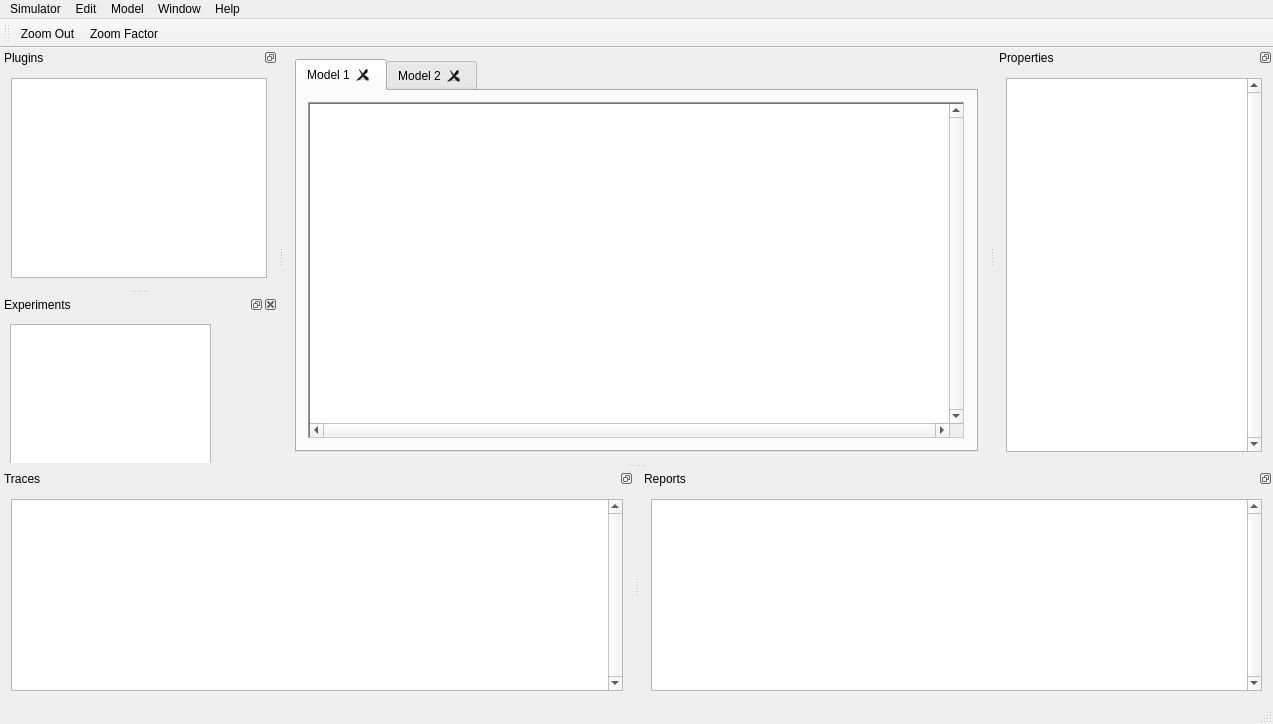
<?xml version="1.0" encoding="UTF-8"?>
<ui version="4.0">
 <author>Rafael Luiz Cancian</author>
 <class>MainWindow</class>
 <widget class="QMainWindow" name="MainWindow">
  <property name="geometry">
   <rect>
    <x>0</x>
    <y>0</y>
    <width>1273</width>
    <height>724</height>
   </rect>
  </property>
  <property name="windowTitle">
   <string>GenESyS -- Generic and Expansible System Simulator</string>
  </property>
  <property name="locale">
   <locale language="English" country="UnitedStates"/>
  </property>
  <widget class="QWidget" name="centralWidget">
   <layout class="QGridLayout" name="gridLayout">
    <item row="0" column="0">
     <widget class="QTabWidget" name="tabWidgetModels">
      <property name="tabPosition">
       <enum>QTabWidget::North</enum>
      </property>
      <property name="tabShape">
       <enum>QTabWidget::Rounded</enum>
      </property>
      <property name="currentIndex">
       <number>0</number>
      </property>
      <property name="tabsClosable">
       <bool>true</bool>
      </property>
      <property name="movable">
       <bool>true</bool>
      </property>
      <widget class="QWidget" name="tabModel1">
       <attribute name="title">
        <string>Model 1</string>
       </attribute>
       <layout class="QHBoxLayout" name="horizontalLayout">
        <item>
         <widget class="QGraphicsView" name="graphicsView">
          <property name="frameShape">
           <enum>QFrame::WinPanel</enum>
          </property>
          <property name="frameShadow">
           <enum>QFrame::Sunken</enum>
          </property>
          <property name="lineWidth">
           <number>2</number>
          </property>
          <property name="midLineWidth">
           <number>1</number>
          </property>
          <property name="verticalScrollBarPolicy">
           <enum>Qt::ScrollBarAlwaysOn</enum>
          </property>
          <property name="horizontalScrollBarPolicy">
           <enum>Qt::ScrollBarAlwaysOn</enum>
          </property>
          <property name="backgroundBrush">
           <brush brushstyle="SolidPattern">
            <color alpha="255">
             <red>238</red>
             <green>238</green>
             <blue>238</blue>
            </color>
           </brush>
          </property>
          <property name="dragMode">
           <enum>QGraphicsView::NoDrag</enum>
          </property>
         </widget>
        </item>
       </layout>
      </widget>
      <widget class="QWidget" name="tabModel2">
       <attribute name="title">
        <string>Model 2</string>
       </attribute>
       <layout class="QHBoxLayout" name="horizontalLayout_2"/>
      </widget>
     </widget>
    </item>
   </layout>
  </widget>
  <widget class="QMenuBar" name="menuBar">
   <property name="geometry">
    <rect>
     <x>0</x>
     <y>0</y>
     <width>1273</width>
     <height>24</height>
    </rect>
   </property>
   <widget class="QMenu" name="menuEdit">
    <property name="title">
     <string>Edit</string>
    </property>
    <addaction name="actionUndo"/>
    <addaction name="actionRedo"/>
    <addaction name="separator"/>
    <addaction name="actionCut"/>
    <addaction name="actionCopy"/>
    <addaction name="actionPaste"/>
    <addaction name="separator"/>
    <addaction name="actionFind"/>
    <addaction name="actionReplace"/>
   </widget>
   <widget class="QMenu" name="menuModel">
    <property name="enabled">
     <bool>true</bool>
    </property>
    <property name="title">
     <string>Model</string>
    </property>
    <widget class="QMenu" name="menuView_2">
     <property name="title">
      <string>View</string>
     </property>
     <addaction name="actionZoom_In_2"/>
     <addaction name="actionZoom_Out_2"/>
     <addaction name="actionZoom_Facot"/>
     <addaction name="separator"/>
     <addaction name="actionGrid_2"/>
     <addaction name="actionSnap_2"/>
     <addaction name="separator"/>
     <addaction name="actionArranje"/>
     <addaction name="actionGroup_2"/>
    </widget>
    <addaction name="actionInformation_2"/>
    <addaction name="actionSimulation"/>
    <addaction name="separator"/>
    <addaction name="actionComponents_3"/>
    <addaction name="actionElements_3"/>
    <addaction name="separator"/>
    <addaction name="actionSave_2"/>
    <addaction name="separator"/>
    <addaction name="menuView_2"/>
   </widget>
   <widget class="QMenu" name="menuWindow">
    <property name="title">
     <string>Window</string>
    </property>
    <addaction name="actionComponents"/>
    <addaction name="actionElements"/>
    <addaction name="actionProperties"/>
    <addaction name="actionEditor"/>
    <addaction name="actionConsole"/>
    <addaction name="separator"/>
    <addaction name="actionModels"/>
    <addaction name="separator"/>
    <addaction name="actionArranje_2"/>
   </widget>
   <widget class="QMenu" name="menuHelp">
    <property name="title">
     <string>Help</string>
    </property>
    <addaction name="actionDocumentation"/>
    <addaction name="actionSupport"/>
    <addaction name="separator"/>
    <addaction name="actionAbout"/>
   </widget>
   <widget class="QMenu" name="menuSimulator">
    <property name="title">
     <string>Simulator</string>
    </property>
    <addaction name="separator"/>
    <addaction name="actionPlugins_2"/>
    <addaction name="actionExperiments"/>
    <addaction name="actionModels_2"/>
    <addaction name="separator"/>
    <addaction name="actionPreferences_2"/>
    <addaction name="separator"/>
    <addaction name="actionExit_2"/>
   </widget>
   <addaction name="menuSimulator"/>
   <addaction name="menuEdit"/>
   <addaction name="menuModel"/>
   <addaction name="menuWindow"/>
   <addaction name="menuHelp"/>
  </widget>
  <widget class="QStatusBar" name="statusBar"/>
  <widget class="QToolBar" name="toolBar">
   <property name="windowTitle">
    <string>toolBar</string>
   </property>
   <attribute name="toolBarArea">
    <enum>TopToolBarArea</enum>
   </attribute>
   <attribute name="toolBarBreak">
    <bool>false</bool>
   </attribute>
   <addaction name="actionZoom_Out"/>
   <addaction name="actionZoom_Factor"/>
  </widget>
  <widget class="QDockWidget" name="dockWidgetPlugins">
   <property name="autoFillBackground">
    <bool>false</bool>
   </property>
   <property name="features">
    <set>QDockWidget::DockWidgetFloatable|QDockWidget::DockWidgetMovable</set>
   </property>
   <property name="windowTitle">
    <string>Plugins</string>
   </property>
   <attribute name="dockWidgetArea">
    <number>1</number>
   </attribute>
   <widget class="QWidget" name="dockWidgetPlugins_2">
    <layout class="QVBoxLayout" name="verticalLayout">
     <item>
      <widget class="QListWidget" name="listWidget_Plugins"/>
     </item>
    </layout>
   </widget>
  </widget>
  <widget class="QDockWidget" name="dockWidgetProperties">
   <property name="features">
    <set>QDockWidget::DockWidgetFloatable|QDockWidget::DockWidgetMovable</set>
   </property>
   <property name="windowTitle">
    <string>Properties</string>
   </property>
   <attribute name="dockWidgetArea">
    <number>2</number>
   </attribute>
   <widget class="QWidget" name="dockWidgetContents_Properties">
    <layout class="QVBoxLayout" name="verticalLayout_3">
     <item>
      <widget class="QTableView" name="tableView_Properties">
       <property name="verticalScrollBarPolicy">
        <enum>Qt::ScrollBarAlwaysOn</enum>
       </property>
       <property name="horizontalScrollBarPolicy">
        <enum>Qt::ScrollBarAsNeeded</enum>
       </property>
      </widget>
     </item>
    </layout>
   </widget>
  </widget>
  <widget class="QDockWidget" name="dockWidgetConsole">
   <property name="floating">
    <bool>false</bool>
   </property>
   <property name="features">
    <set>QDockWidget::DockWidgetFloatable|QDockWidget::DockWidgetMovable</set>
   </property>
   <property name="allowedAreas">
    <set>Qt::AllDockWidgetAreas</set>
   </property>
   <property name="windowTitle">
    <string>Traces</string>
   </property>
   <attribute name="dockWidgetArea">
    <number>8</number>
   </attribute>
   <widget class="QWidget" name="dockWidgetContents_Console">
    <layout class="QVBoxLayout" name="verticalLayout_4">
     <item>
      <widget class="QTextEdit" name="textEdit_Console">
       <property name="sizePolicy">
        <sizepolicy hsizetype="Expanding" vsizetype="Preferred">
         <horstretch>0</horstretch>
         <verstretch>0</verstretch>
        </sizepolicy>
       </property>
       <property name="verticalScrollBarPolicy">
        <enum>Qt::ScrollBarAlwaysOn</enum>
       </property>
       <property name="lineWrapMode">
        <enum>QTextEdit::NoWrap</enum>
       </property>
       <property name="readOnly">
        <bool>true</bool>
       </property>
       <property name="textInteractionFlags">
        <set>Qt::NoTextInteraction</set>
       </property>
      </widget>
     </item>
    </layout>
   </widget>
  </widget>
  <widget class="QDockWidget" name="dockWidgetReports">
   <property name="features">
    <set>QDockWidget::DockWidgetFloatable|QDockWidget::DockWidgetMovable</set>
   </property>
   <property name="windowTitle">
    <string>Reports</string>
   </property>
   <attribute name="dockWidgetArea">
    <number>8</number>
   </attribute>
   <widget class="QWidget" name="dockWidgetContents_Reports">
    <layout class="QVBoxLayout" name="verticalLayout_5">
     <item>
      <widget class="QTextEdit" name="textEdit_Report">
       <property name="sizePolicy">
        <sizepolicy hsizetype="Expanding" vsizetype="Preferred">
         <horstretch>0</horstretch>
         <verstretch>0</verstretch>
        </sizepolicy>
       </property>
       <property name="verticalScrollBarPolicy">
        <enum>Qt::ScrollBarAlwaysOn</enum>
       </property>
      </widget>
     </item>
    </layout>
   </widget>
  </widget>
  <widget class="QDockWidget" name="dockWidgetExperiments">
   <property name="windowTitle">
    <string>Experiments</string>
   </property>
   <attribute name="dockWidgetArea">
    <number>1</number>
   </attribute>
   <widget class="QWidget" name="dockWidgetContents_Experiments">
    <property name="minimumSize">
     <size>
      <width>0</width>
      <height>144</height>
     </size>
    </property>
    <widget class="QListWidget" name="listWidget_Experiments">
     <property name="geometry">
      <rect>
       <x>10</x>
       <y>10</y>
       <width>201</width>
       <height>161</height>
      </rect>
     </property>
     <property name="autoFillBackground">
      <bool>false</bool>
     </property>
    </widget>
   </widget>
  </widget>
  <action name="actionNew">
   <property name="icon">
    <iconset>
     <normaloff>:/rec/resources/icons/pack2/png/24x24/60.png</normaloff>:/rec/resources/icons/pack2/png/24x24/60.png</iconset>
   </property>
   <property name="text">
    <string>New</string>
   </property>
   <property name="toolTip">
    <string>New simulation model</string>
   </property>
  </action>
  <action name="actionOpen">
   <property name="icon">
    <iconset>
     <normaloff>:/rec/resources/icons/pack2/png/24x24/52.png</normaloff>:/rec/resources/icons/pack2/png/24x24/52.png</iconset>
   </property>
   <property name="text">
    <string>Open</string>
   </property>
   <property name="shortcut">
    <string>Ctrl+O</string>
   </property>
  </action>
  <action name="actionClose">
   <property name="enabled">
    <bool>true</bool>
   </property>
   <property name="icon">
    <iconset>
     <normaloff>:/rec/resources/icons/pack3/png/24x24/Close.png</normaloff>:/rec/resources/icons/pack3/png/24x24/Close.png</iconset>
   </property>
   <property name="text">
    <string>Close</string>
   </property>
   <property name="shortcut">
    <string>Ctrl+W</string>
   </property>
  </action>
  <action name="actionSave">
   <property name="enabled">
    <bool>true</bool>
   </property>
   <property name="icon">
    <iconset>
     <normaloff>:/rec/resources/icons/pack3/png/24x24/Save.png</normaloff>:/rec/resources/icons/pack3/png/24x24/Save.png</iconset>
   </property>
   <property name="text">
    <string>Save</string>
   </property>
   <property name="shortcut">
    <string>Ctrl+S</string>
   </property>
  </action>
  <action name="actionSave_as">
   <property name="enabled">
    <bool>true</bool>
   </property>
   <property name="icon">
    <iconset>
     <normaloff>:/rec/resources/icons/pack2/png/24x24/86.png</normaloff>:/rec/resources/icons/pack2/png/24x24/86.png</iconset>
   </property>
   <property name="text">
    <string>Save all</string>
   </property>
   <property name="shortcut">
    <string>Ctrl+A</string>
   </property>
  </action>
  <action name="actionExit">
   <property name="icon">
    <iconset>
     <normaloff>:/rec/resources/icons/pack3/png/24x24/Door.png</normaloff>:/rec/resources/icons/pack3/png/24x24/Door.png</iconset>
   </property>
   <property name="text">
    <string>Exit</string>
   </property>
   <property name="shortcut">
    <string>Ctrl+F4</string>
   </property>
  </action>
  <action name="actionUndo">
   <property name="enabled">
    <bool>false</bool>
   </property>
   <property name="icon">
    <iconset>
     <normaloff>:/rec/resources/icons/pack3/png/24x24/Undo.png</normaloff>:/rec/resources/icons/pack3/png/24x24/Undo.png</iconset>
   </property>
   <property name="text">
    <string>Undo</string>
   </property>
   <property name="shortcut">
    <string>Ctrl+Z</string>
   </property>
  </action>
  <action name="actionRedo">
   <property name="enabled">
    <bool>false</bool>
   </property>
   <property name="icon">
    <iconset>
     <normaloff>:/rec/resources/icons/pack3/png/24x24/Redo.png</normaloff>:/rec/resources/icons/pack3/png/24x24/Redo.png</iconset>
   </property>
   <property name="text">
    <string>Redo</string>
   </property>
   <property name="shortcut">
    <string>Ctrl+Shift+Z</string>
   </property>
  </action>
  <action name="actionCut">
   <property name="enabled">
    <bool>false</bool>
   </property>
   <property name="icon">
    <iconset>
     <normaloff>:/rec/resources/icons/pack3/png/24x24/Cut.png</normaloff>:/rec/resources/icons/pack3/png/24x24/Cut.png</iconset>
   </property>
   <property name="text">
    <string>Cut</string>
   </property>
   <property name="shortcut">
    <string>Ctrl+X</string>
   </property>
  </action>
  <action name="actionCopy">
   <property name="enabled">
    <bool>false</bool>
   </property>
   <property name="icon">
    <iconset>
     <normaloff>:/rec/resources/icons/pack3/png/24x24/Copy.png</normaloff>:/rec/resources/icons/pack3/png/24x24/Copy.png</iconset>
   </property>
   <property name="text">
    <string>Copy</string>
   </property>
   <property name="shortcut">
    <string>Ctrl+C</string>
   </property>
  </action>
  <action name="actionPaste">
   <property name="enabled">
    <bool>false</bool>
   </property>
   <property name="icon">
    <iconset>
     <normaloff>:/rec/resources/icons/pack3/png/24x24/Paste.png</normaloff>:/rec/resources/icons/pack3/png/24x24/Paste.png</iconset>
   </property>
   <property name="text">
    <string>Paste</string>
   </property>
   <property name="shortcut">
    <string>Ctrl+V</string>
   </property>
  </action>
  <action name="actionFind">
   <property name="icon">
    <iconset>
     <normaloff>:/rec/resources/icons/pack3/png/24x24/Find.png</normaloff>:/rec/resources/icons/pack3/png/24x24/Find.png</iconset>
   </property>
   <property name="text">
    <string>Find</string>
   </property>
   <property name="shortcut">
    <string>Ctrl+F</string>
   </property>
  </action>
  <action name="actionReplace">
   <property name="icon">
    <iconset>
     <normaloff>:/rec/resources/icons/pack3/png/24x24/View.png</normaloff>:/rec/resources/icons/pack3/png/24x24/View.png</iconset>
   </property>
   <property name="text">
    <string>Replace</string>
   </property>
   <property name="shortcut">
    <string>Ctrl+H</string>
   </property>
  </action>
  <action name="actionGroup">
   <property name="text">
    <string>Group</string>
   </property>
  </action>
  <action name="actionZoom_In">
   <property name="icon">
    <iconset>
     <normaloff>:/rec/resources/icons/pack3/png/24x24/Zoom.png</normaloff>:/rec/resources/icons/pack3/png/24x24/Zoom.png</iconset>
   </property>
   <property name="text">
    <string>Zoom In</string>
   </property>
   <property name="shortcut">
    <string>Ctrl+=</string>
   </property>
  </action>
  <action name="actionZoom_Out">
   <property name="icon">
    <iconset>
     <normaloff>:/rec/resources/icons/pack3/png/24x24/Zoom.png</normaloff>:/rec/resources/icons/pack3/png/24x24/Zoom.png</iconset>
   </property>
   <property name="text">
    <string>Zoom Out</string>
   </property>
   <property name="shortcut">
    <string>Ctrl+-</string>
   </property>
  </action>
  <action name="actionZoom_Factor">
   <property name="icon">
    <iconset>
     <normaloff>:/rec/resources/icons/pack3/png/24x24/Zoom.png</normaloff>:/rec/resources/icons/pack3/png/24x24/Zoom.png</iconset>
   </property>
   <property name="text">
    <string>Zoom Factor</string>
   </property>
  </action>
  <action name="actionGrid">
   <property name="text">
    <string>Grid</string>
   </property>
  </action>
  <action name="actionSnap">
   <property name="text">
    <string>Snap</string>
   </property>
  </action>
  <action name="actionInput_Analyser">
   <property name="text">
    <string>Input Analyser</string>
   </property>
  </action>
  <action name="actionOutput_Analyser">
   <property name="text">
    <string>Output Analyser</string>
   </property>
  </action>
  <action name="actionScenario_Manager">
   <property name="text">
    <string>Scenario Manager</string>
   </property>
  </action>
  <action name="actionOptimizaton">
   <property name="text">
    <string>Optimizaton</string>
   </property>
  </action>
  <action name="actionPreferences">
   <property name="text">
    <string>Preferences</string>
   </property>
  </action>
  <action name="actionCheck_Model">
   <property name="icon">
    <iconset>
     <normaloff>:/rec/resources/icons/pack2/png/24x24/58.png</normaloff>:/rec/resources/icons/pack2/png/24x24/58.png</iconset>
   </property>
   <property name="text">
    <string>Check</string>
   </property>
   <property name="shortcut">
    <string>F4</string>
   </property>
  </action>
  <action name="actionStart">
   <property name="icon">
    <iconset>
     <normaloff>:/rec/resources/icons/pack3/png/24x24/Play.png</normaloff>:/rec/resources/icons/pack3/png/24x24/Play.png</iconset>
   </property>
   <property name="text">
    <string>Start</string>
   </property>
   <property name="shortcut">
    <string>F5</string>
   </property>
  </action>
  <action name="actionStep">
   <property name="icon">
    <iconset>
     <normaloff>:/rec/resources/icons/pack3/png/24x24/Next track.png</normaloff>:/rec/resources/icons/pack3/png/24x24/Next track.png</iconset>
   </property>
   <property name="text">
    <string>Step</string>
   </property>
   <property name="shortcut">
    <string>F7</string>
   </property>
  </action>
  <action name="actionStop">
   <property name="icon">
    <iconset>
     <normaloff>:/rec/resources/icons/pack3/png/24x24/Stop.png</normaloff>:/rec/resources/icons/pack3/png/24x24/Stop.png</iconset>
   </property>
   <property name="text">
    <string>Stop</string>
   </property>
   <property name="shortcut">
    <string>F10</string>
   </property>
  </action>
  <action name="actionRun_Control">
   <property name="icon">
    <iconset>
     <normaloff>:/rec/resources/icons/pack3/png/24x24/Tune.png</normaloff>:/rec/resources/icons/pack3/png/24x24/Tune.png</iconset>
   </property>
   <property name="text">
    <string>Settings</string>
   </property>
  </action>
  <action name="actionComponents">
   <property name="text">
    <string>Plugins</string>
   </property>
  </action>
  <action name="actionElements">
   <property name="text">
    <string>Experiments</string>
   </property>
  </action>
  <action name="actionModels">
   <property name="text">
    <string>Models</string>
   </property>
  </action>
  <action name="actionConsole">
   <property name="text">
    <string>Console</string>
   </property>
  </action>
  <action name="actionProperties">
   <property name="text">
    <string>Properties</string>
   </property>
  </action>
  <action name="actionEditor">
   <property name="text">
    <string>Reports</string>
   </property>
  </action>
  <action name="actionDocumentation">
   <property name="icon">
    <iconset>
     <normaloff>:/rec/resources/icons/pack3/png/24x24/Help book.png</normaloff>:/rec/resources/icons/pack3/png/24x24/Help book.png</iconset>
   </property>
   <property name="text">
    <string>Documentation</string>
   </property>
   <property name="shortcut">
    <string>F1</string>
   </property>
  </action>
  <action name="actionSupport">
   <property name="icon">
    <iconset>
     <normaloff>:/rec/resources/icons/pack3/png/24x24/Help.png</normaloff>:/rec/resources/icons/pack3/png/24x24/Help.png</iconset>
   </property>
   <property name="text">
    <string>Support</string>
   </property>
   <property name="shortcut">
    <string>Ctrl+F1</string>
   </property>
  </action>
  <action name="actionAbout">
   <property name="icon">
    <iconset>
     <normaloff>:/rec/resources/icons/pack3/png/24x24/Help book 3d.png</normaloff>:/rec/resources/icons/pack3/png/24x24/Help book 3d.png</iconset>
   </property>
   <property name="text">
    <string>About...</string>
   </property>
   <property name="shortcut">
    <string>Ctrl+Shift+F1</string>
   </property>
  </action>
  <action name="actionTop">
   <property name="text">
    <string>Top</string>
   </property>
  </action>
  <action name="actionBottom">
   <property name="text">
    <string>Bottom</string>
   </property>
  </action>
  <action name="actionInformation">
   <property name="enabled">
    <bool>true</bool>
   </property>
   <property name="text">
    <string>Information</string>
   </property>
  </action>
  <action name="actionReport">
   <property name="text">
    <string>Report</string>
   </property>
  </action>
  <action name="actionComponents_2">
   <property name="text">
    <string>Components</string>
   </property>
  </action>
  <action name="actionElements_2">
   <property name="text">
    <string>Elements</string>
   </property>
  </action>
  <action name="actionTrace">
   <property name="text">
    <string>Trace</string>
   </property>
  </action>
  <action name="actionEvents">
   <property name="text">
    <string>Events</string>
   </property>
  </action>
  <action name="actionPause">
   <property name="icon">
    <iconset>
     <normaloff>:/rec/resources/icons/pack3/png/24x24/Pause.png</normaloff>:/rec/resources/icons/pack3/png/24x24/Pause.png</iconset>
   </property>
   <property name="text">
    <string>Pause</string>
   </property>
  </action>
  <action name="actionExit_2">
   <property name="text">
    <string>Exit</string>
   </property>
  </action>
  <action name="actionPreferences_2">
   <property name="text">
    <string>Preferences</string>
   </property>
  </action>
  <action name="actionModels_2">
   <property name="text">
    <string>Models</string>
   </property>
  </action>
  <action name="actionExperiments">
   <property name="text">
    <string>Experiments</string>
   </property>
  </action>
  <action name="actionConnect">
   <property name="text">
    <string>Connect</string>
   </property>
  </action>
  <action name="actionZoom_In_2">
   <property name="text">
    <string>Zoom In</string>
   </property>
  </action>
  <action name="actionZoom_Out_2">
   <property name="text">
    <string>Zoom Out</string>
   </property>
  </action>
  <action name="actionZoom_Facot">
   <property name="text">
    <string>Zoom Facot</string>
   </property>
  </action>
  <action name="actionGrid_2">
   <property name="text">
    <string>Grid</string>
   </property>
  </action>
  <action name="actionSnap_2">
   <property name="text">
    <string>Snap</string>
   </property>
  </action>
  <action name="actionArranje">
   <property name="text">
    <string>Arranje</string>
   </property>
  </action>
  <action name="actionGroup_2">
   <property name="text">
    <string>Group</string>
   </property>
  </action>
  <action name="actionPlugins_2">
   <property name="text">
    <string>Plugins</string>
   </property>
  </action>
  <action name="actionInformation_2">
   <property name="text">
    <string>Information</string>
   </property>
  </action>
  <action name="actionSimulation">
   <property name="text">
    <string>Simulation</string>
   </property>
  </action>
  <action name="actionComponents_3">
   <property name="text">
    <string>Components</string>
   </property>
  </action>
  <action name="actionElements_3">
   <property name="text">
    <string>Elements</string>
   </property>
  </action>
  <action name="actionLoad">
   <property name="text">
    <string>Load</string>
   </property>
  </action>
  <action name="actionSave_2">
   <property name="text">
    <string>Save</string>
   </property>
  </action>
  <action name="actionEvents_Diagram">
   <property name="text">
    <string>Events Diagram</string>
   </property>
  </action>
  <action name="actionArranje_2">
   <property name="text">
    <string>Arranje</string>
   </property>
  </action>
 </widget>
 <layoutdefault spacing="6" margin="11"/>
 <resources>
  <include location="../guiresources.qrc"/>
 </resources>
 <connections/>
 <designerdata>
  <property name="gridDeltaX">
   <number>10</number>
  </property>
  <property name="gridDeltaY">
   <number>10</number>
  </property>
  <property name="gridSnapX">
   <bool>true</bool>
  </property>
  <property name="gridSnapY">
   <bool>true</bool>
  </property>
  <property name="gridVisible">
   <bool>true</bool>
  </property>
 </designerdata>
</ui>
